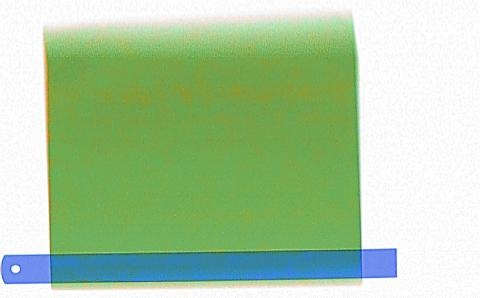
#> input picture 15/05ab1933-fdff-40e5-9fcb-65356e446dcd-Main.jpg, 480 x 298 px
$ python -i utlis.py   (imports and definitions only)
#> lines starting #> are read from the running program, lines starting #| are printed output that depends on the picture; after the words box and inside, x2 and y2 are one past the last pixel; in counts of white or black regions, pixels touching at a corner belong together
#> further down, picture is the input picture: shape (298, 480, 3); mean B, G, R 161.9, 201.8, 170.9
import cv2
import numpy as np

def getContours(img, cThr=[100, 100], showCanny=False, minArea=1000, filter=0, draw=False):
    # 将图像转换为灰度图
#> called with showCanny = False, minArea = 1000, filter = 0, draw = False
    imgGray = cv2.cvtColor(img, cv2.COLOR_BGR2GRAY)
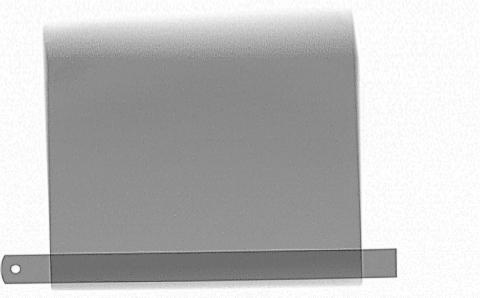
#> imgGray: shape (298, 480); min 48, max 255, mean 188
    # 对灰度图进行高斯模糊处理
    imgBlur = cv2.GaussianBlur(imgGray, (5, 5), 1)
    # 使用 Canny 边缘检测
    imgCanny = cv2.Canny(imgBlur, cThr[0], cThr[1])
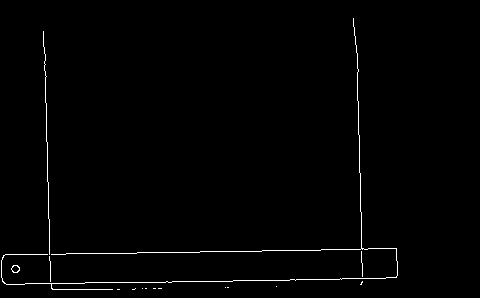
#> imgCanny: shape (298, 480); 1% white in thin lines or dots, all inside (x1, y1, x2, y2) = (1, 18, 398, 290)
    # 对边缘图像进行膨胀
    kernel = np.ones((5, 5))
    imgDial = cv2.dilate(imgCanny, kernel, iterations=3)
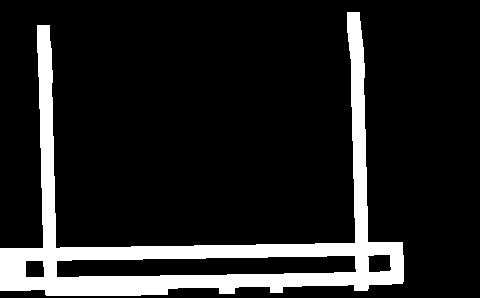
#> imgDial: shape (298, 480); 13.2% white; 1 white region, box (x1, y1, x2, y2) and area: (0, 12, 404, 296) 18907
    # 对膨胀后的图像进行腐蚀
    imgThre = cv2.erode(imgDial, kernel, iterations=2)
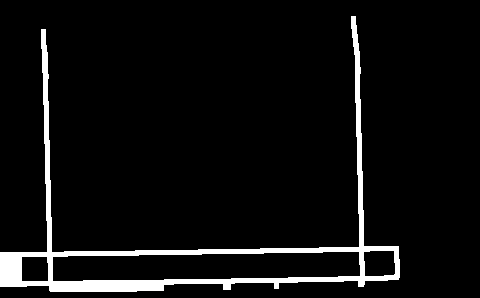
#> imgThre: shape (298, 480); 5.7% white; 1 white region
    # 如果需要显示 Canny 边缘检测结果，则显示
    if showCanny:
        cv2.imshow('Canny', imgThre)
    # 寻找图像中的轮廓
    contours, hierarchy = cv2.findContours(imgThre, cv2.RETR_EXTERNAL, cv2.CHAIN_APPROX_SIMPLE)
#> contours = 1 contour; box (x1, y1, x2, y2) and area: (0, 16, 400, 292) 16107
    finalContours = []
    for i in contours:
        # 计算轮廓的面积
        area = cv2.contourArea(i)
        if area > minArea:
            # 计算轮廓的周长
            peri = cv2.arcLength(i, True)
            # 近似轮廓
            approx = cv2.approxPolyDP(i, 0.02 * peri, True)
            # 获取轮廓的边界框
            bbox = cv2.boundingRect(approx)
            if filter > 0:
                if len(approx) == filter:
                    finalContours.append([len(approx), area, approx, bbox, i])
                else:
                    finalContours.append([len(approx), area, approx, bbox, i])
#> this loop made 1 pass
#> (area, peri, bbox) on pass 1: (16107, 1828.9, (0, 16, 399, 271))
#> after the loop, finalContours = []
    # 按照轮廓面积大小进行排序
    finalContours = sorted(finalContours, key=lambda x: x[1], reverse=True)
    # 如果需要在图像上绘制轮廓，则进行绘制
    if draw:
        for con in finalContours:
            cv2.drawContours(img, con[4], -1, (0, 0, 255), 3)
    # 返回绘制了轮廓的图像以及轮廓信息列表
    return img, finalContours

def reorder(myPoints):
    # 从轮廓的顶点坐标中选择前四个点
    myPoints = myPoints[0:4]
    print("Original Points Shape:", myPoints.shape)
    print("Original Points:", myPoints)
    myPointsNew = np.zeros_like(myPoints)
    myPoints = myPoints.reshape((4, 2))
    print("Reshaped Points Shape:", myPoints.shape)
    print("Reshaped Points:", myPoints)
    # 计算轮廓的顶点坐标之和
    add = myPoints.sum(1)
    # 找到和最小的点作为新的顶点坐标的第一个点，找到和最大的点作为新的顶点坐标的第四个点
    myPointsNew[0] = myPoints[np.argmin(add)]
    myPointsNew[3] = myPoints[np.argmax(add)]
    # 计算轮廓的顶点坐标之间的差异
    diff = np.diff(myPoints, axis=1)
    # 找到差异最小的点作为新的顶点坐标的第二个点，找到差异最大的点作为新的顶点坐标的第三个点
    myPointsNew[1] = myPoints[np.argmin(diff)]
    myPointsNew[2] = myPoints[np.argmax(diff)]
    print("Reordered Points:", myPointsNew)
    # 返回重新排序后的轮廓顶点坐标
    return myPointsNew

def warpImg(img, points, w, h, pad=20):
    # 提取四个顶点
    points = points[0:4]
    # 重新排序顶点
    points = reorder(points)
    pts1 = np.float32(points)
    pts2 = np.float32([[0, 0], [w, 0], [0, h], [w, h]])
    matrix = cv2.getPerspectiveTransform(pts1, pts2)
    imgWarp = cv2.warpPerspective(img, matrix, (w, h))
    imgWarp = imgWarp[pad:imgWarp.shape[0] - pad, pad:imgWarp.shape[1] - pad]
    return imgWarp

def findDis(pts1, pts2):
    return ((pts2[0] - pts1[0]) ** 2 + (pts2[1] - pts1[1]) ** 2) ** 0.5

>>> import cv2
>>> picture = cv2.imread('../15/05ab1933-fdff-40e5-9fcb-65356e446dcd-Main.jpg')
>>> result = getContours(picture)

$ run again, on 15/26bb7799-0497-4e16-9daf-92edd239ff4b-Main.jpg
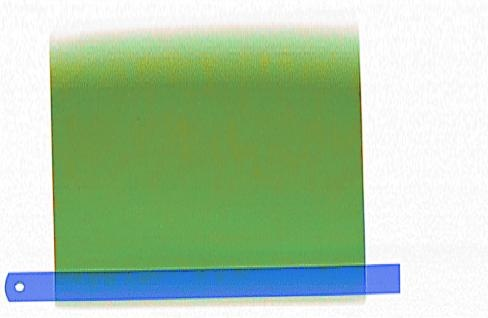
#> input picture 15/26bb7799-0497-4e16-9daf-92edd239ff4b-Main.jpg, 488 x 318 px
#> picture is the input picture: shape (318, 488, 3); mean B, G, R 167.9, 200.1, 171.8
#> in getContours, `imgCanny = cv2.Canny(imgBlur, cThr[0], cThr[1])`:
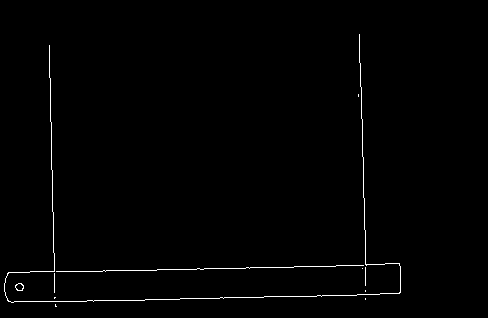
#> imgCanny: shape (318, 488); 0.89% white in thin lines or dots, all inside (x1, y1, x2, y2) = (4, 34, 401, 307)
#> imgDial: shape (318, 488); 11.7% white; 1 white region, box (x1, y1, x2, y2) and area: (0, 28, 407, 313) 18196
#> in getContours, `imgThre = cv2.erode(imgDial, kernel, iterations=2)`:
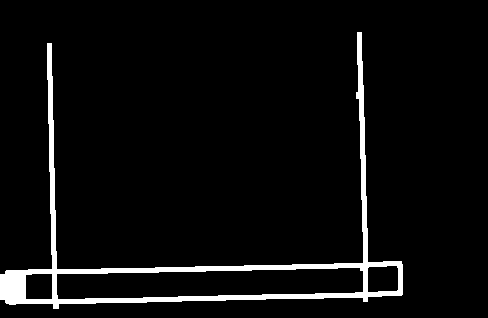
#> imgThre: shape (318, 488); 4.8% white; 1 white region
#> contours = 1 contour; box (x1, y1, x2, y2) and area: (0, 32, 403, 309) 15463
#> the loop in getContours, `for i in contours:` made 1 pass
#> (area, peri, bbox) on pass 1: (15463, 1814.4, (0, 32, 402, 268))
#> after the loop in getContours, `for i in contours:`: finalContours = []

$ run again, on 15/26bb7799-0497-4e16-9daf-92edd239ff4b-Sub.jpg
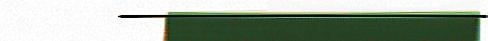
#> input picture 15/26bb7799-0497-4e16-9daf-92edd239ff4b-Sub.jpg, 488 x 41 px
#> picture is the input picture: shape (41, 488, 3); mean B, G, R 154.2, 169, 156.9
#> in getContours, `imgCanny = cv2.Canny(imgBlur, cThr[0], cThr[1])`:
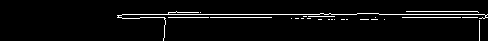
#> imgCanny: shape (41, 488); 4.2% white in thin lines or dots, all inside (x1, y1, x2, y2) = (117, 11, 488, 41)
#> imgDial: shape (41, 488); 35.4% white; 1 white region, box (x1, y1, x2, y2) and area: (111, 5, 488, 41) 7080
#> in getContours, `imgThre = cv2.erode(imgDial, kernel, iterations=2)`:
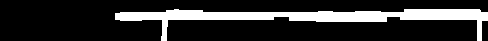
#> imgThre: shape (41, 488); 18.3% white; 1 white region
#> contours = 1 contour; box (x1, y1, x2, y2) and area: (115, 9, 488, 41) 3236
#> the loop in getContours, `for i in contours:` made 1 pass
#> (area, peri, bbox) on pass 1: (3236.5, 863.4, (115, 13, 373, 28))
#> after the loop in getContours, `for i in contours:`: finalContours = []
